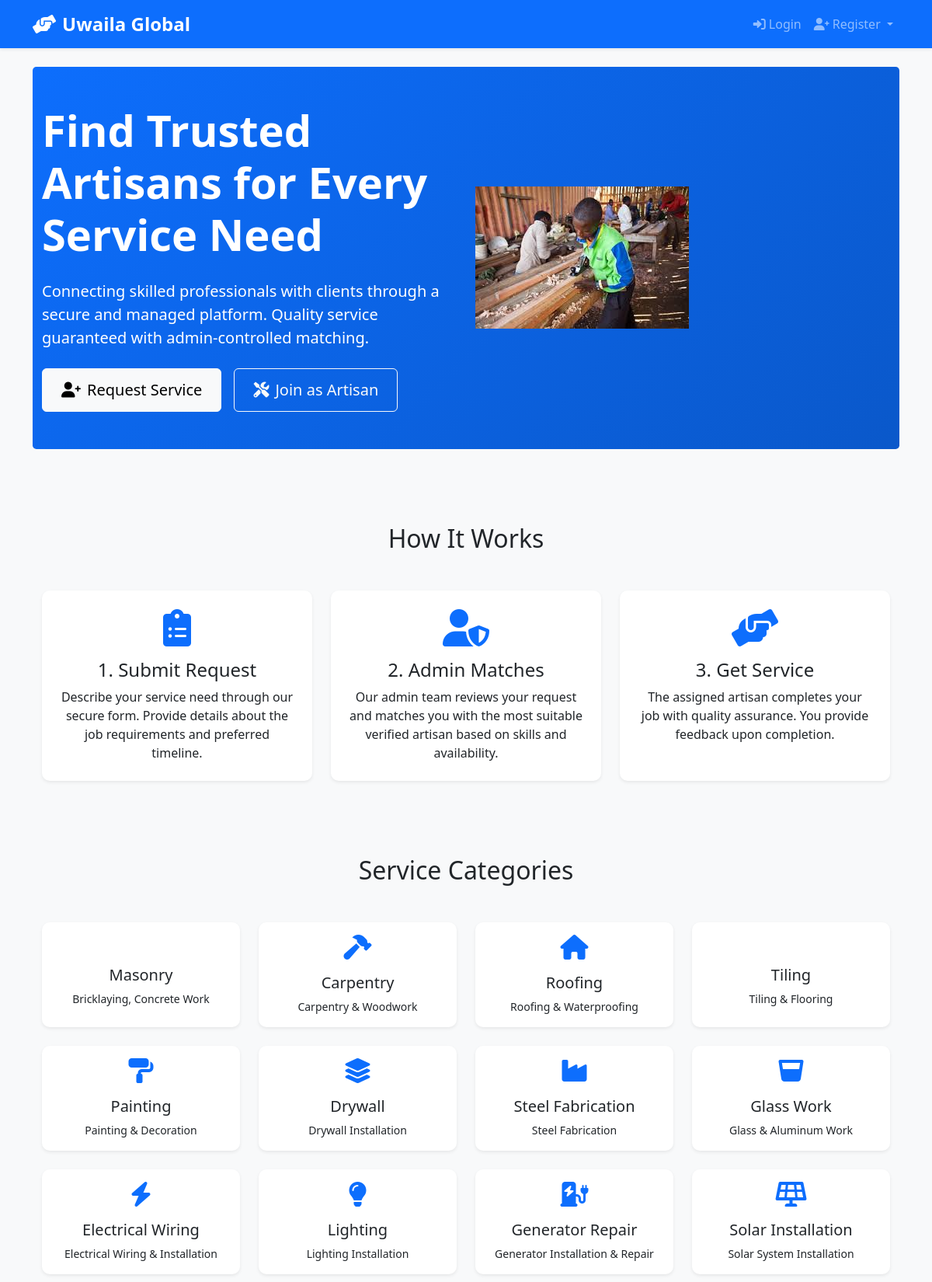
The page / (upper part) on the database its author committed.
### models.py (models this page shows, shortened)
class ServiceCategory(db.Model):
    __tablename__ = 'service_categories'
    id = db.Column(db.String(36), primary_key=True, default=generate_uuid)
    name = db.Column(db.String(100), nullable=False, unique=True)
    description = db.Column(db.Text)
    icon = db.Column(db.String(100))
    is_active = db.Column(db.Boolean, default=True)
    created_at = db.Column(db.DateTime(timezone=True), default=datetime.now(timezone.utc))
    service_requests = db.relationship('ServiceRequest', backref='category', lazy=True)

### app.py (the view)
@app.route('/')
def index():
    categories = ServiceCategory.query.filter_by(is_active=True).all()
    return render_template('index.html', categories=categories)

### templates/index.html (shortened to what this page needs)
{% extends "base.html" %}
{% block content %}
<section class="hero-section bg-primary text-white py-5 rounded-3 mb-5">
    <div class="container">
        <div class="row align-items-center">
            <div class="col-lg-6">
                <h1 class="display-4 fw-bold mb-4">Find Trusted Artisans for Every Service Need</h1>
                <p class="lead mb-4">Connecting skilled professionals with clients through a secure and managed platform. Quality service guaranteed with admin-controlled matching.</p>
                <div class="d-flex gap-3">
                    <a href="{{ url_for('user_bp.register') }}" class="btn btn-light btn-lg px-4">
                        <i class="fas fa-user-plus me-2"></i>Request Service
                    </a>
                    <a href="{{ url_for('artisan_bp.register') }}" class="btn btn-outline-light btn-lg px-4">
                        <i class="fas fa-tools me-2"></i>Join as Artisan
                    </a>
                </div>
            </div>
            <div class="col-lg-6">
                <img src="{{ url_for('static', filename='images/artisan.jpg') }}" alt="Artisans at work" class="img-fluid">
            </div>
        </div>
    </div>
</section>
<section class="how-it-works py-5">
    <div class="container">
        <h2 class="text-center mb-5">How It Works</h2>
        <div class="row g-4">
            <div class="col-md-4">
                <div class="card h-100 border-0 shadow-sm text-center p-4">
                    <div class="card-icon mb-3">
                        <i class="fas fa-clipboard-list fa-3x text-primary"></i>
                    </div>
                    <h4 class="card-title">1. Submit Request</h4>
                    <p class="card-text">Describe your service need through our secure form. Provide details about the job requirements and preferred timeline.</p>
                </div>
            </div>
            <div class="col-md-4">
                <div class="card h-100 border-0 shadow-sm text-center p-4">
                    <div class="card-icon mb-3">
                        <i class="fas fa-user-shield fa-3x text-primary"></i>
                    </div>
                    <h4 class="card-title">2. Admin Matches</h4>
                    <p class="card-text">Our admin team reviews your request and matches you with the most suitable verified artisan based on skills and availability.</p>
                </div>
            </div>
            <div class="col-md-4">
                <div class="card h-100 border-0 shadow-sm text-center p-4">
                    <div class="card-icon mb-3">
                        <i class="fas fa-hands-helping fa-3x text-primary"></i>
                    </div>
                    <h4 class="card-title">3. Get Service</h4>
                    <p class="card-text">The assigned artisan completes your job with quality assurance. You provide feedback upon completion.</p>
                </div>
            </div>
        </div>
    </div>
</section>
<section class="service-categories bg-light py-5">
    <div class="container">
        <h2 class="text-center mb-5">Service Categories</h2>
        <div class="row g-4">
            {% for category in categories %}
            <div class="col-md-3 col-sm-6">
                <div class="card h-100 border-0 shadow-sm hover-shadow text-center p-3">
                    <div class="card-icon mb-3">
                        <i class="fas fa-{{ category.icon|default('tools') }} fa-2x text-primary"></i>
                    </div>
                    <h5 class="card-title">{{ category.name }}</h5>
                    <p class="card-text small">{{ category.description|default('Professional service') }}</p>
                </div>
            </div>
            {% endfor %}
        </div>
    </div>
</section>
{% endblock %}

### static/css/style.css (style rules this page uses)
:root { --primary-color: #0d6efd; --secondary-color: #6c757d; --success-color: #198754; --danger-color: #dc3545; --warning-color: #ffc107; --info-color: #0dcaf0; }
body { font-family: 'Segoe UI', Tahoma, Geneva, Verdana, sans-serif; background-color: #f8f9fa; }
.card { border-radius: 10px; transition: transform 0.3s ease, box-shadow 0.3s ease; }
.btn { border-radius: 6px; font-weight: 500; }
.btn-lg { padding: 0.75rem 1.5rem; }
.hero-section { background: linear-gradient(135deg, var(--primary-color) 0%, #0a58ca 100%); }
.hover-shadow { transition: box-shadow 0.3s ease; }

### rows shown on the page
ServiceCategory: name "Masonry", description "Bricklaying, Concrete Work"
ServiceCategory: name "Carpentry", description "Carpentry & Woodwork"
ServiceCategory: name "Roofing", description "Roofing & Waterproofing"
ServiceCategory: name "Tiling", description "Tiling & Flooring"
ServiceCategory: name "Painting", description "Painting & Decoration"
ServiceCategory: name "Drywall", description "Drywall Installation"
ServiceCategory: name "Steel Fabrication", description "Steel Fabrication"
ServiceCategory: name "Glass Work", description "Glass & Aluminum Work"
ServiceCategory: name "Electrical Wiring", description "Electrical Wiring & Installation"
ServiceCategory: name "Lighting", description "Lighting Installation"
ServiceCategory: name "Generator Repair", description "Generator Installation & Repair"
ServiceCategory: name "Solar Installation", description "Solar System Installation"
